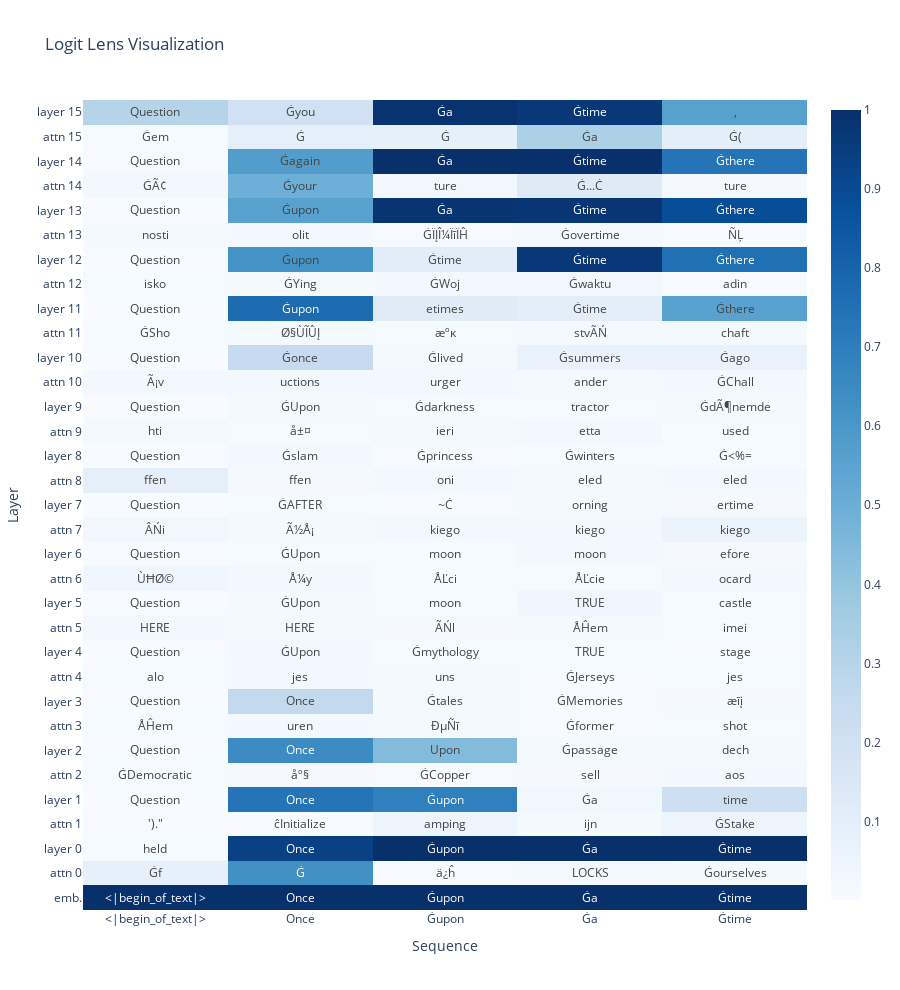

Notebook code for this chart:
### Code cell
# Sample input text
input_text = "Once upon a time"

# Tokenize the input text
inputs = tokenizer(input_text, return_tensors="pt")

# Generate text
with (
    torch.no_grad(),
    LogitLens(model, post_emb=True, post_attn=True, post_layer=True, topn=5) as ll,
):
    model(**inputs)
    ll_result = ll.get_results()

fig = visualize_layer_results(
    result=ll_result[0],
    input_ids=inputs["input_ids"][0],
    tokenizer=tokenizer,
)
fig

### Figure 1 — Plotly figure (JSON) as saved in the notebook; plotly's stock layout.template omitted (floating-point values rounded to 4 significant figures; data arrays with more than 128 entries replaced by an {"elided": "..."} marker saying what was removed)
{"data": [{"colorscale": [[0, "rgb(247,251,255)"], [0.125, "rgb(222,235,247)"], [0.25, "rgb(198,219,239)"], [0.375, "rgb(158,202,225)"], [0.5, "rgb(107,174,214)"], [0.625, "rgb(66,146,198)"], [0.75, "rgb(33,113,181)"], [0.875, "rgb(8,81,156)"], [1, "rgb(8,48,107)"]], "hovertemplate": "<b>Input:</b> %{x}<br><b>Layer:</b> %{y}<br><br>%{hovertext}", "hovertext": {"elided": "33x5 str values"}, "name": "", "text": {"elided": "33x5 str values"}, "texttemplate": "%{text}", "type": "heatmap", "x": ["<|begin_of_text|>", "Once", "Ġupon", "Ġa", "Ġtime"], "y": ["emb.", "attn 0", "layer 0", "attn 1", "layer 1", "attn 2", "layer 2", "attn 3", "layer 3", "attn 4", "layer 4", "attn 5", "layer 5", "attn 6", "layer 6", "attn 7", "layer 7", "attn 8", "layer 8", "attn 9", "layer 9", "attn 10", "layer 10", "attn 11", "layer 11", "attn 12", "layer 12", "attn 13", "layer 13", "attn 14", "layer 14", "attn 15", "layer 15"], "z": {"elided": "33x5 float values"}}], "layout": {"height": 990, "showlegend": false, "title": {"text": "Logit Lens Visualization"}, "xaxis": {"title": {"text": "Sequence"}}, "yaxis": {"title": {"text": "Layer"}}}}
